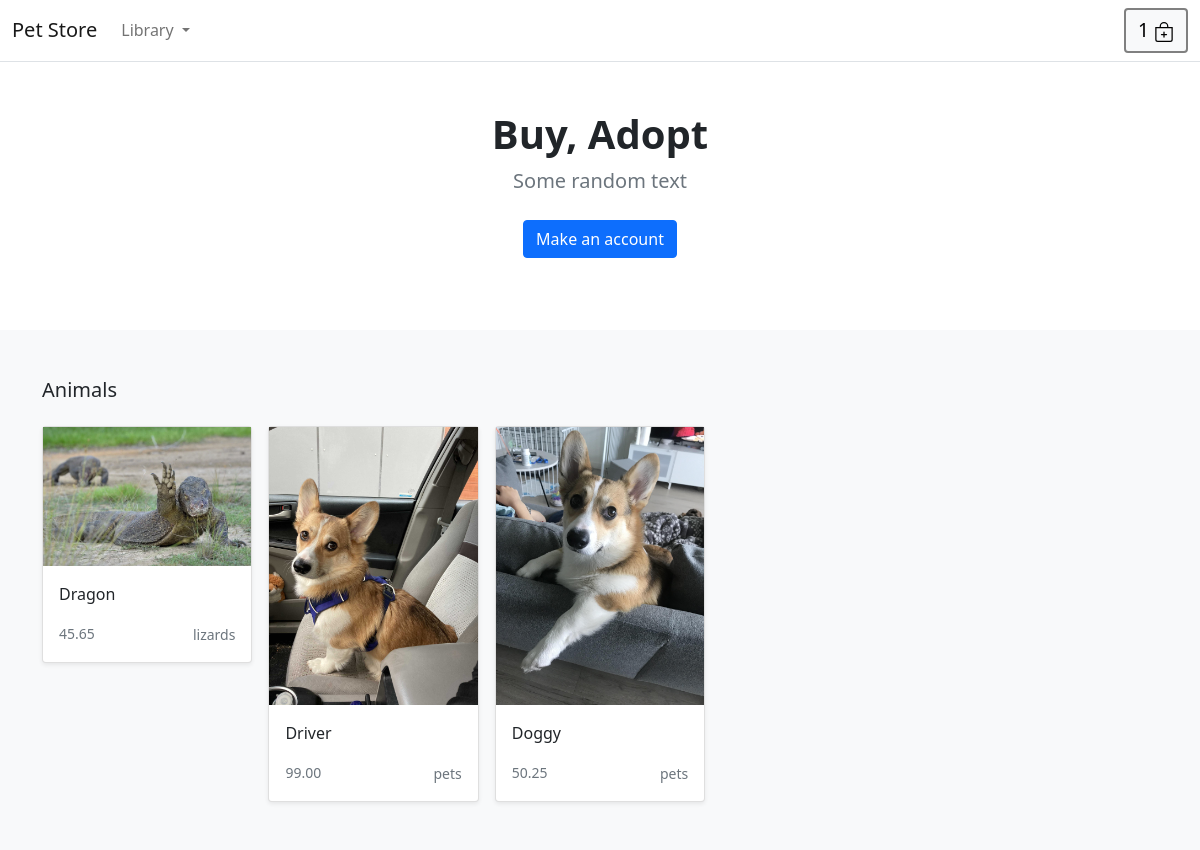
Before: / with the older database file.
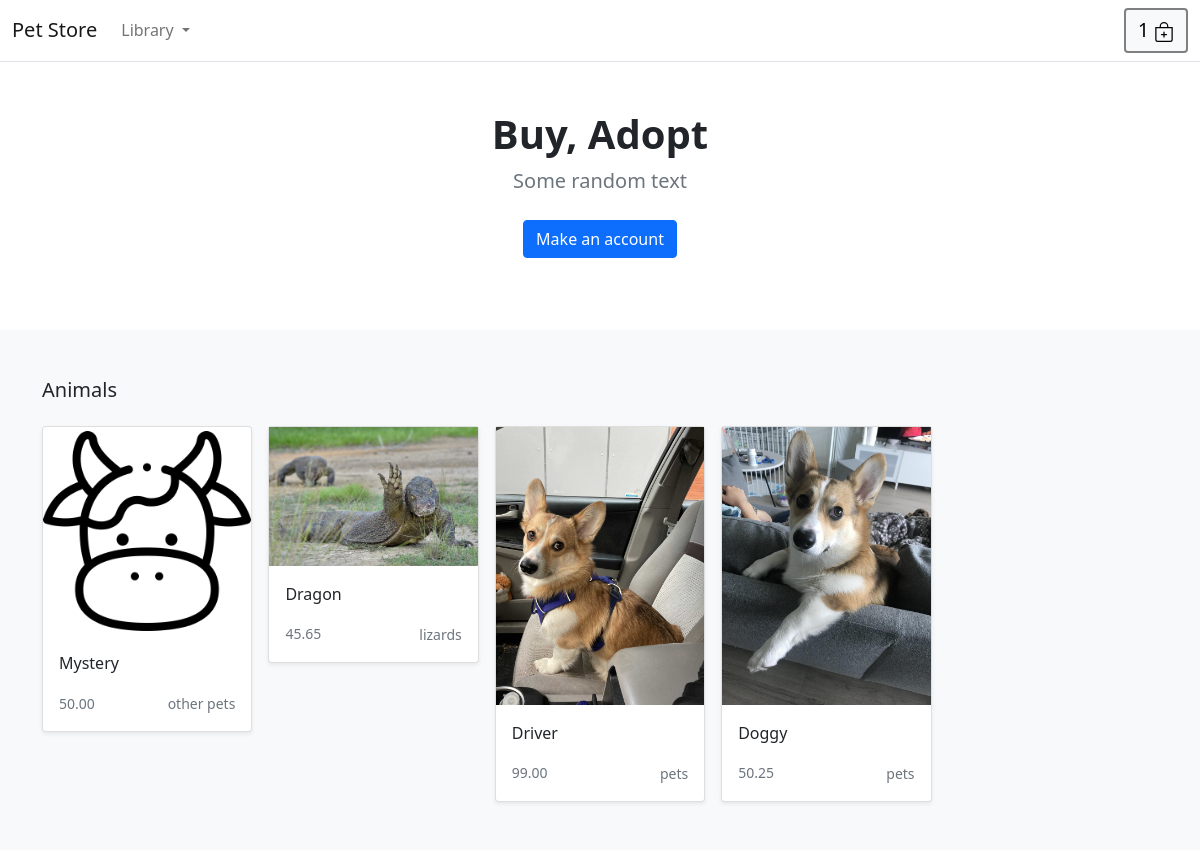
After: the same page with the newer database file.
### store/models.py (models this page shows, shortened)
class Product(models.Model):
    category = models.ForeignKey(
        Category, related_name="product", on_delete=models.CASCADE)
    category_by = models.ForeignKey(
        User, related_name="product_creator", on_delete=models.CASCADE)
    title = models.CharField(max_length=255, default='unknown')
    image = models.ImageField(upload_to="images/", default='images/cow.jpg')
    address = models.SlugField(max_length=255, unique=True)
    price = models.DecimalField(max_digits=4, decimal_places=2)
    in_stock = models.BooleanField(default=True)
    is_active = models.BooleanField(default=True)
    created = models.DateTimeField(auto_now_add=True)
    updated = models.DateTimeField(auto_now=True)
    objects = models.Manager()
    products = ProductManager()
    class Meta:
        ordering = ("-created",)

class Category(models.Model):
    name = models.CharField(max_length=255, db_index=True)
    address = models.SlugField(max_length=255, unique=True)
    class Meta:
        verbose_name = ("category")
        verbose_name_plural = ("categories")
    def __str__(self):
        return self.name

### store/views.py (the view)
# urls.py: path('', views.all_products, name='all_products'),
def all_products(request):
    products = Product.objects.filter(is_active=True)
    return render(request, 'store/home.html', {'products': products})

### cart/context_processor.py (called while the page is built)
def cart(request):
    return {'cart': Cart(request)}

### store/contect_proccesor.py (called while the page is built)
def categories(request):
    return {'categories': Category.objects.all()}

### store/templates/store/home.html (shortened to what this page needs)
{% extends "./header.html" %}
{% load static %}
{% block content %}
<main>
  <section class="py-5 text-center container">
    <div class="row py-lg-0">
      <div class="col-lg-6 col-md-8 mx-auto">
        <h1 class="h1 fw-bold">Buy, Adopt</h1>
        <p class="lead text-muted">
          Some random text
        </p>
        <p>
          <a href="#" class="btn btn-primary my-2">Make an account</a>
        </p>
      </div>
    </div>
  </section>
  <div class="album py-5 bg-light">
    <div class="container">
      <div class="pb-3 h5">Animals</div>
      <div class="row row-cols-1 row-cols-sm-2 row-cols-md-5 g-3">
        {% for product in products %}
        <div class="col">
          <div class="card shadow-sm">
            <img
              class="img-fluid"
              alt="Responsive image"
              src="{{ product.image.url }}"
            />
            <div class="card-body">
              <p class="card-text">
                <a
                  class="text-dark text-decoration-none"
                  href="{{ product.category.address }}/{{ product.title }}"
                  >{{ product.title|title }}</a
                >
              </p>
              <div class="d-flex justify-content-between align-items-center">
                <small class="text-muted">{{ product.price }}</small>
                <a
                  class="text-dark text-decoration-none"
                  href="{{ product.category.address }}"
                  ><small class="text-muted">{{ product.category }}</small></a>
              </div>
            </div>
          </div>
        </div>
        {% endfor %}
      </div>
    </div>
  </div>
</main>
{% endblock %}

### store/templates/store/header.html (shortened to what this page needs)
{% load static %}
<!DOCTYPE html>
<html>
<head>
    <link href="https://cdn.jsdelivr.net/npm/bootstrap@5.0.0-beta1/dist/css/bootstrap.min.css" rel="stylesheet">
</head>
<body>
    <header>
        <nav class="navbar navbar-expand-md navbar-light bg-white border-bottom">
            <div class="container-fluid">
                <a class="navbar-brand" href="/">Pet Store</a>
                <div class="collapse navbar-collapse" id="navbarCollapse">
                    <ul class="navbar-nav me-auto mb-2 mb-md-0">
                        <li class="nav-item dropdown">
                            <a class="nav-link dropdown-toggle" href="#" id="navbarDropdown" role="button"
                                data-bs-toggle="dropdown" aria-expanded="false">
                                Library
                            </a>
                        </li>
                    </ul>
                    <form class="d-flex">
                        <a href="cart/">
                            <button type="button" class="btn btn-light" style="border:2px solid grey; font-size:1.2rem;">
                                1
                            </button>
                        </a>
                    </form>
                </div>
            </div>
        </nav>
    </header>
    <div id="content">{% block content %} {% endblock %}</div>
</body>
</html>

Changed rows visible on the page:
added Product: image (picture), title "Mystery", price "50.00", category "other pets"
